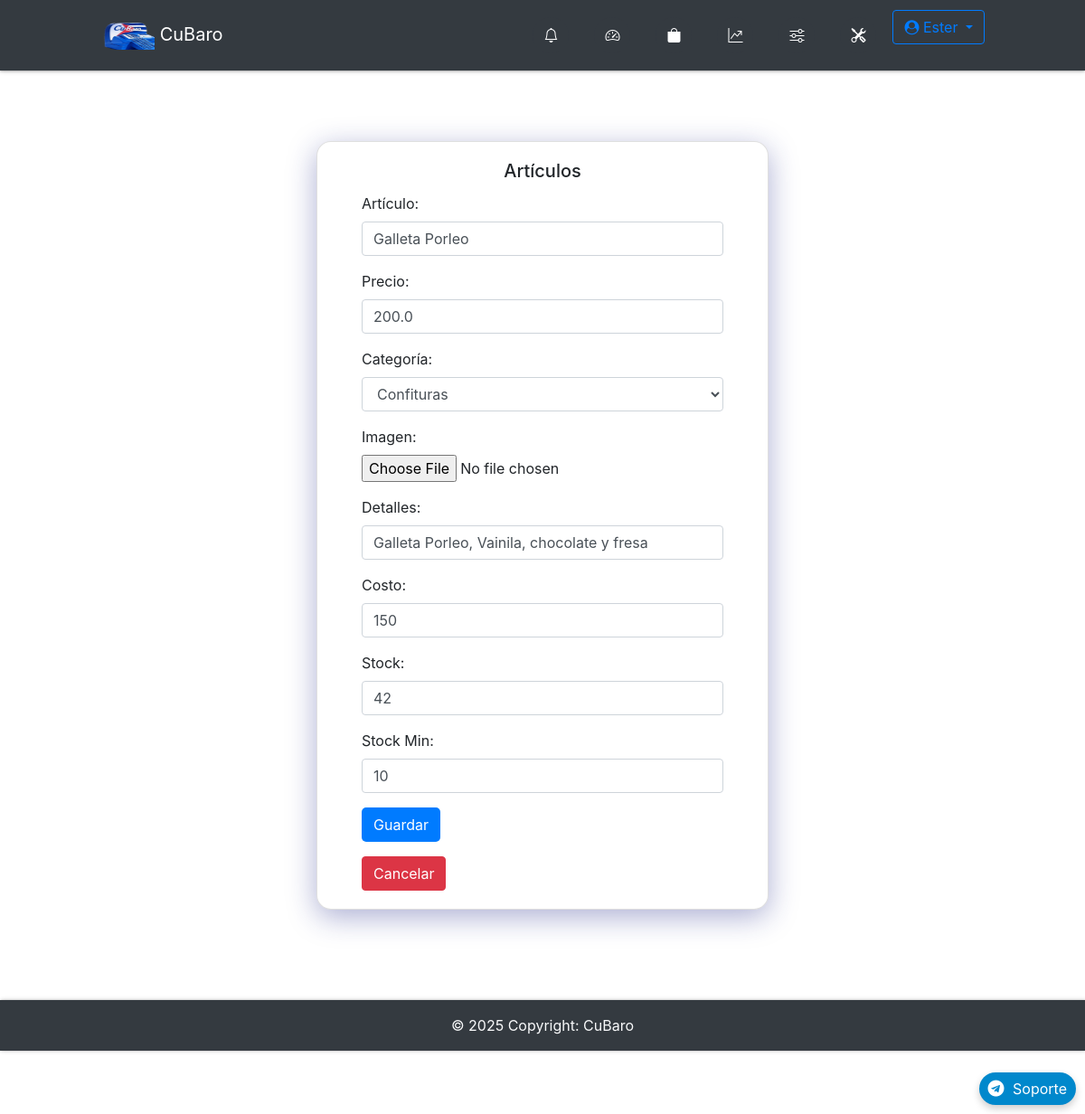
The page /admin/edit/item/5?type=order (signed in) on the database its author committed.
### app/db_models.py (models this page shows, shortened)
class User(UserMixin, db.Model):
    __tablename__ = "users"
    id = db.Column(db.Integer, primary_key=True)
    name = db.Column(db.Text, nullable=False)
    email = db.Column(db.String(50), nullable=False, unique=True)
    phone = db.Column(db.String(50), nullable=False)
    password = db.Column(db.String(250), nullable=False)
    admin = db.Column(db.Integer, nullable=False, default=0)
    email_confirmed = db.Column(db.Integer, nullable=False, default=1)
    created_by = db.Column(db.Integer, db.ForeignKey('users.id'), nullable=True)  # ID del creador
    registration_date = db.Column(db.DateTime, default=lambda: datetime.now(timezone.utc))  # Fecha de registro
    membership_expiration = db.Column(db.DateTime, nullable=True)  # Fecha de vencimiento de membresía
    updated_at = db.Column(db.DateTime, default=lambda: datetime.now(timezone.utc))  # Fecha de expiracion de Codigo de recuperacion empleado
    membership_id = db.Column(db.Integer, db.ForeignKey('memberships.id'), nullable=False)  # Relación con membresía
    membership = db.relationship('Membership', backref='users')
    employees = db.relationship('User', backref='creator', remote_side=[id], lazy='select')  # Relación empleados
    cart = db.relationship('Cart', backref='buyer')
    orders = db.relationship("Order", backref='customer', foreign_keys="[Order.uid]")  # Relación con clave foránea especificada
    master_key = db.Column(db.String(100), unique=True)

class Item(db.Model):
    __tablename__ = "items"
    id = db.Column(db.Integer, primary_key=True)
    name = db.Column(db.String(100), nullable=False)
    price = db.Column(db.Float, nullable=False)
    category = db.Column(db.Text, nullable=False)
    image = db.Column(db.String(250), nullable=False)
    details = db.Column(db.String(250), nullable=False)
    stock_min = db.Column(db.Integer, default=0)
    costo = db.Column(db.Integer)
    stock = db.Column(db.Integer, default=0)
    created_by = db.Column(db.Integer, db.ForeignKey('users.id'), nullable=False)  # Vincular con el creador
    creator = db.relationship('User', backref='items_created')  # Relación con el usuario que creó el producto
    orders = db.relationship('Ordered_item', backref='item', lazy=True, cascade="all, delete, delete-orphan")
    in_cart = db.relationship("Cart", backref="item", lazy=True, cascade="all, delete, delete-orphan")

### app/funcs.py (the view)
	def wrapper(*args, **kwargs):
		if current_user.is_authenticated and current_user.admin == 1:
			return func(*args, **kwargs)
		else:
			return "No estás autorizado a acceder a esta URL."

### app/admin/routes.py (called while the page is built, shortened)
@admin.route('/edit/item/<int:id>', methods=['POST', 'GET'])
@login_required
@admin_only
def edit(id):
    item = Item.query.filter_by(id=id, created_by=current_user.id).first_or_404()
    form = AddItemForm(
        name=item.name,
        price=item.price,
        category=item.category,
        details=item.details,
        stock_min=item.stock_min,
        costo=item.costo,
        stock=item.stock
    )
    return render_template('admin/add.html', form=form, current_image=item.image)

### app/funcs.py (called while the page is built)
def admin_only(func):
	def wrapper(*args, **kwargs):
		if current_user.is_authenticated and current_user.admin == 1:
			return func(*args, **kwargs)
		else:
			return "No estás autorizado a acceder a esta URL."
	wrapper.__name__ = func.__name__
	return wrapper

### app/admin/templates/admin/add.html (shortened to what this page needs)
{% extends "admin/base.html" %}
{% block content %}
	<div class="d-flex justify-content-center align-items-center vh-20">
		<div class="card w-100" style="max-width: 500px;">
			<div class="card-body">
				<h5 class="card-title text-center">Artículos</h5>
				<div class="forms">
					{{ wtf.quick_form(form) }}
					<div class="form-actions d-flex justify-content-between align-items-center mt-3">
						<a href="{{ url_for('admin.items') }}" class="btn btn-danger ms-auto">Cancelar</a>
					</div>
				</div>
			</div>
		</div>
	</div>
{% endblock %}

### app/admin/templates/admin/base.html (shortened to what this page needs)
{% import "bootstrap/wtf.html" as wtf %}
<!DOCTYPE html>
<html lang="es">
<head>
  <link rel="stylesheet" href="https://maxcdn.bootstrapcdn.com/bootstrap/4.0.0/css/bootstrap.min.css"
>
  <link href="https://cdn.jsdelivr.net/gh/gitbrent/bootstrap4-toggle@3.6.1/css/bootstrap4-toggle.min.css"
    rel="stylesheet">
  <link rel="stylesheet" type="text/css" href="{{ url_for('static', filename='styles.css') }}">
  <link rel="stylesheet" href="https://cdnjs.cloudflare.com/ajax/libs/font-awesome/4.7.0/css/font-awesome.min.css">
  <link rel="stylesheet" href="https://cdnjs.cloudflare.com/ajax/libs/animate.css/4.1.1/animate.min.css" />
  <link rel="stylesheet" href="https://cdn.jsdelivr.net/npm/bootstrap-icons@1.11.3/font/bootstrap-icons.min.css">
  <link rel="stylesheet" type="text/css" href="https://cdn.datatables.net/1.13.7/css/jquery.dataTables.min.css">
  <link href="https://cdn.jsdelivr.net/npm/bootstrap-switch-button/css/bootstrap-switch-button.min.css"
    rel="stylesheet">
</head>
<body>
  <nav
    class="navbar navbar-expand-lg {% if request.path.startswith('/admin') %}navbar-dark bg-dark{% else %}navbar-light bg-light{% endif %} fixed-top">
    <div class="container-fluid">
      <a class="navbar-brand" href="{{ url_for('home') }}" data-toggle="tooltip" title="Inicio">
        <img src="{{ url_for('static', filename='img/logoo.png') }}" height="30" width="60" alt="CuBaro Logo"> CuBaro
      </a>
      <ul class="navbar-nav d-flex flex-row ml-auto">
        <div class="d-flex justify-content-center">
          {% if not current_user.is_authenticated %}
          {% if request.path.startswith('/admin') %}
          <li class="nav-item {% if request.endpoint == 'login' %}active{% endif %}">
            <a class="nav-link" href="{{ url_for('login') }}" data-toggle="tooltip" title="Iniciar Sesión">
              <div class="icon-circle">
                <i class="bi bi-box-arrow-in-right"></i>
              </div>
            </a>
          </li>
          {% else %}
          <a class="btn btn-outline-primary mr-2 {% if request.endpoint == 'login' %}active{% endif %}"
            href="{{ url_for('login') }}">Iniciar Sesión</a>
          <a class="btn btn-outline-primary {% if request.endpoint == 'register_admin' %}active{% endif %}"
            href="{{ url_for('register_admin') }}">Registrarse</a>
          {% endif %}
          {% else %}
          <li class="nav-item mr-2 {% if request.endpoint == 'orders' %}active{% endif %}">
            <a class="nav-link" href="{{ url_for('orders') }}" data-toggle="tooltip" title="Órdenes">
              <div class="icon-circle">
                <i class="bi bi-bell"></i>
              </div>
            </a>
          </li>
          {% if request.path.startswith('/admin') %}
          <li class="nav-item mr-2 {% if request.endpoint == 'admin.dashboard' %}active{% endif %}">
            <a class="nav-link" href="{{ url_for('admin.dashboard') }}" data-toggle="tooltip" title="Panel">
              <div class="icon-circle">
                <i class="bi bi-speedometer2"></i>
              </div>
            </a>
          </li>
          <li class="nav-item mr-2 {% if request.endpoint == 'admin.items' %}active{% endif %}">
            <a class="nav-link" href="{{ url_for('admin.items') }}" data-toggle="tooltip" title="Productos">
              <div class="icon-circle">
                <i class="bi bi-bag-fill"></i>
              </div>
            </a>
          </li>
          <li class="nav-item mr-2 {% if request.endpoint == 'admin.statictics' %}active{% endif %}">
            <a class="nav-link" href="{{ url_for('admin.statictics') }}" data-toggle="tooltip" title="Estadísticas">
              <div class="icon-circle">
                <i class="bi bi-graph-up-arrow"></i>
              </div>
            </a>
          </li>
          <li class="nav-item mr-2 {% if request.endpoint == 'admin.configuracion' %}active{% endif %}">
            <a class="nav-link" href="{{ url_for('admin.configuracion') }}" data-toggle="tooltip" title="Configuración">
              <div class="icon-circle">
                <i class="bi bi-sliders"></i>
              </div>
            </a>
          </li>
          <li class="nav-item mr-2">
            <a class="nav-link" data-toggle="modal" data-target="#fullScreenModal" title="Herramientas">
              <div class="icon-circle">
                <i class="bi bi-tools"></i>
              </div>
            </a>
          </li>
          {% endif %}
          <div class="dropdown ml-auto">
            <a class="btn btn-outline-primary dropdown-toggle" href="#" id="navbarDropdown" role="button"
              data-toggle="dropdown" aria-haspopup="true" aria-expanded="false">
              <i class="fa fa-user-circle"></i> {{ current_user.name }}
            </a>
          </div>
          {% endif %}
        </div>
      </ul>
    </div>
  </nav>
  <div class="container">
    <div class="main">
      {% block content %}
      {% endblock %}
      <a href="https://t.me/CuBaro_soporte" target="_blank" class="telegram-float">
        <i class="fa fa-telegram fa-2x"></i> Soporte
      </a>
    </div>
  </div>
  <footer class="bg-dark text-center text-lg-start text-light">
    <div class="text-center p-3">
      © {{ now.year }} Copyright: CuBaro
    </div>
  </footer>
</body>
</html>

### app/static/styles.css (style rules this page uses)
:root { --white: #eceff3; --primary-blue: #007bff; --dark-bg: #343a40; --error-red: #ff4c4c; --success-green: #00e676; --chart-red: #ff6384; --chart-blue: #36a2eb; --chart-purple: #cc65fe; --chart-yellow: #ffce56; --chart-green: #2ecc71; --telegram-blue: #0088cc; --telegram-hover: #3688b183; --shadow-light: rgba(0, 0, 0, 0.2); --shadow-dark: rgba(0, 0, 0, 0.19); }
body { padding-top: 80px; }
.main { padding: 10vh 0; }
.navbar { padding: 0.7rem 6rem; box-shadow: 0 1px 2px 0 var(--shadow-light), 0 1px 5px 0 var(--shadow-dark); position: fixed; top: 0; z-index: 1050; background-color: var(--dark-bg); width: 100%; }
.navbar-nav { gap: 3px; display: flex; align-items: center; }
.icon-circle { display: flex; align-items: center; justify-content: center; width: 40px; height: 40px; border-radius: 50%; background-color: var(--dark-bg); color: white; margin: 0 2px; transition: background-color 0.3s, color 0.3s; }
footer { box-shadow: 1px 0 2px 0 var(--shadow-light), 1px 0 5px 0 var(--shadow-dark); }
.forms { max-width: 400px; margin: 0 auto; }
form .btn { background: var(--primary-blue); color: white; border-radius: 5px; }
.telegram-float { position: fixed; bottom: 20px; right: 20px; background-color: var(--telegram-blue); color: white; padding: 10px 20px; border-radius: 25px; text-decoration: none; box-shadow: 0 4px 8px var(--shadow-light); transition: background-color 0.3s, transform 0.3s ease; z-index: 9999; }
.telegram-float i { margin-right: 5px; }
.card { background: rgba(255, 255, 255, 0.05); border-radius: 16px; box-shadow: 0 8px 32px 0 rgba(31, 38, 135, 0.37); backdrop-filter: none; transition: transform 0.3s ease, box-shadow 0.3s ease; margin: 15px; }
body { padding-bottom: 70px; padding-top: 56px; overflow-x: hidden; }
@media (min-width: 992px) { .telegram-float { bottom: 10px; right: 10px; padding: 6px 10px; } }
@media (min-width: 992px) { .telegram-float i { font-size: 18px; } }
@media (min-width: 992px) { .card { margin: 20px auto; } }

### rows shown on the page
User: name "Ester"
Item: name "Galleta Porleo", price "200.0", category "Confituras", details "Galleta Porleo, Vainila, chocolate y fresa", costo "150", stock "42", stock_min "10"
